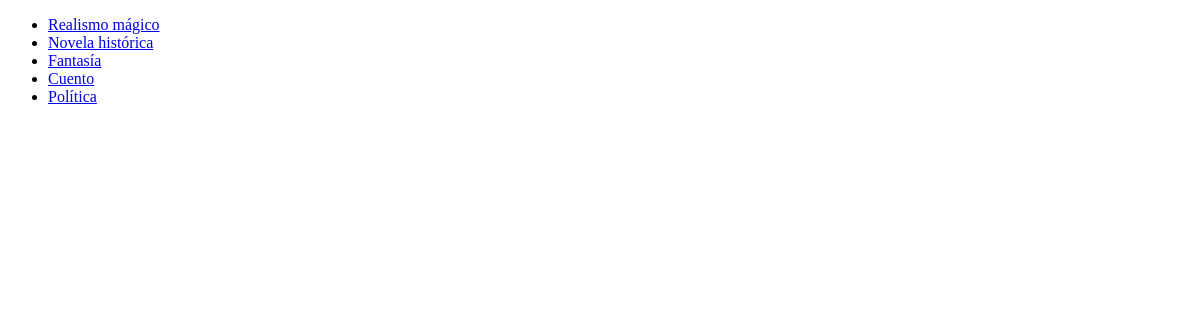
/genres/, run on an earlier commit of the app's database.
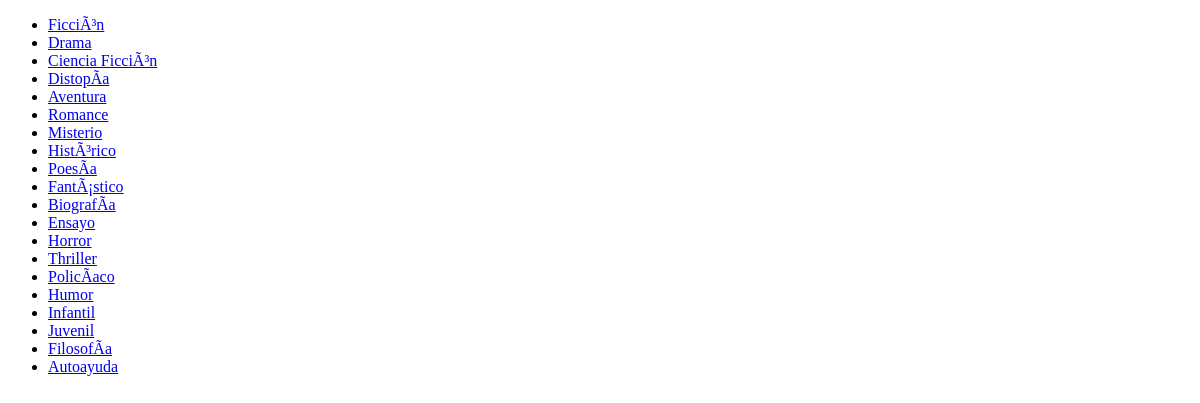
And on a later commit of the database.
### library/models.py (models this page shows, shortened)
class Genre(models.Model):
    id_genre = models.AutoField(primary_key=True)
    name = models.CharField(max_length=50, unique=True)

### library/views.py (the view)
# urls.py: path('genres/', views.GenreListView.as_view(), name='genre_list'),
class GenreListView(ListView):
    model = Genre
    template_name = 'library/genre_list.html'

### library/templates/library/genre_list.html
{% extends 'library/base.html' %}
{% block content %}
    <ul>
        {% for genre in genre_list %}
        <li>
            <a href="{% url 'genre_detail' pk=genre.id_genre %}">
                {{ genre.name }}
            </a>
        </li>
        {% empty %}
        <li>
            No hay registros de generos
        </li>
        {% endfor %}
    </ul>
{% endblock %}

### library/templates/library/base.html (shortened to what this page needs)
<!DOCTYPE html>
<html lang="en">
<head>
</head>
<body>
    {% block content %}
    {% endblock %}
</body>
</html>

What changed in the data, as far as the page shows it:
changed Genre: name "Realismo mágico" → "FicciÃ³n"
changed Genre: name "Novela histórica" → "Drama"
changed Genre: name "Fantasía" → "Ciencia FicciÃ³n"
changed Genre: name "Cuento" → "DistopÃ­a"
changed Genre: name "Política" → "Aventura"
added Genre: name "Romance"
added Genre: name "Misterio"
added Genre: name "HistÃ³rico"
added Genre: name "PoesÃ­a"
added Genre: name "FantÃ¡stico"
added Genre: name "BiografÃ­a"
added Genre: name "Ensayo"
added Genre: name "Horror"
added Genre: name "Thriller"
added Genre: name "PolicÃ­aco"
added Genre: name "Humor"
added Genre: name "Infantil"
added Genre: name "Juvenil"
added Genre: name "FilosofÃ­a"
added Genre: name "Autoayuda"
